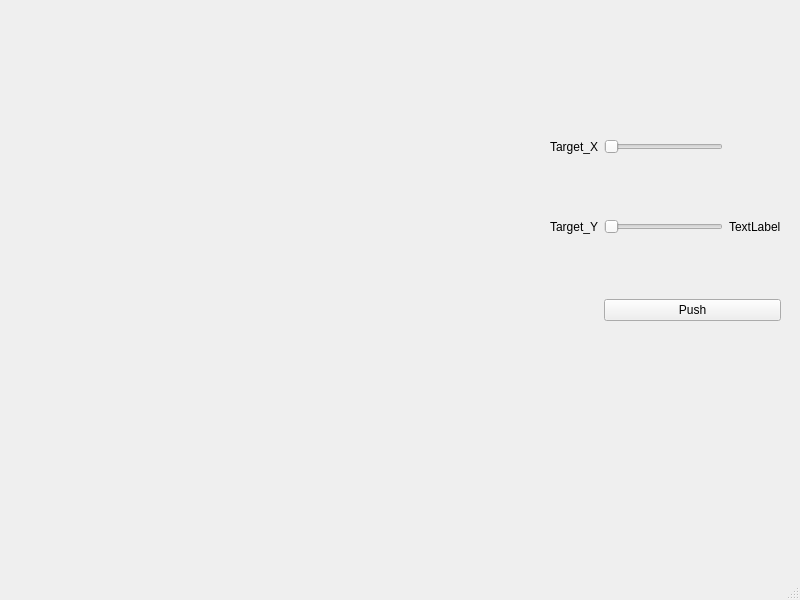
<?xml version="1.0" encoding="UTF-8"?>
<ui version="4.0">
 <class>MainWindow</class>
 <widget class="QMainWindow" name="MainWindow">
  <property name="geometry">
   <rect>
    <x>0</x>
    <y>0</y>
    <width>800</width>
    <height>600</height>
   </rect>
  </property>
  <property name="windowTitle">
   <string>MainWindow</string>
  </property>
  <property name="styleSheet">
   <string notr="true"/>
  </property>
  <widget class="QWidget" name="centralwidget">
   <widget class="QWidget" name="gridLayoutWidget">
    <property name="geometry">
     <rect>
      <x>550</x>
      <y>80</y>
      <width>231</width>
      <height>301</height>
     </rect>
    </property>
    <layout class="QGridLayout" name="gridLayout">
     <item row="0" column="0">
      <widget class="QLabel" name="label">
       <property name="text">
        <string>Target_X</string>
       </property>
      </widget>
     </item>
     <item row="1" column="0">
      <widget class="QLabel" name="label_2">
       <property name="text">
        <string>Target_Y</string>
       </property>
      </widget>
     </item>
     <item row="2" column="0">
      <widget class="QLabel" name="label_3">
       <property name="text">
        <string/>
       </property>
      </widget>
     </item>
     <item row="1" column="1">
      <widget class="QSlider" name="Target_Y">
       <property name="maximum">
        <number>200</number>
       </property>
       <property name="orientation">
        <enum>Qt::Orientation::Horizontal</enum>
       </property>
      </widget>
     </item>
     <item row="0" column="1">
      <widget class="QSlider" name="Target_X">
       <property name="maximum">
        <number>200</number>
       </property>
       <property name="orientation">
        <enum>Qt::Orientation::Horizontal</enum>
       </property>
      </widget>
     </item>
     <item row="0" column="2">
      <widget class="QLabel" name="indicate_x">
       <property name="text">
        <string/>
       </property>
      </widget>
     </item>
     <item row="1" column="2">
      <widget class="QLabel" name="indicate_y">
       <property name="text">
        <string>TextLabel</string>
       </property>
      </widget>
     </item>
     <item row="2" column="1" colspan="2">
      <widget class="QPushButton" name="push_Target_button">
       <property name="text">
        <string>Push</string>
       </property>
      </widget>
     </item>
    </layout>
   </widget>
  </widget>
  <widget class="QMenuBar" name="menubar">
   <property name="geometry">
    <rect>
     <x>0</x>
     <y>0</y>
     <width>800</width>
     <height>22</height>
    </rect>
   </property>
  </widget>
  <widget class="QStatusBar" name="statusbar"/>
 </widget>
 <resources/>
 <connections/>
</ui>
